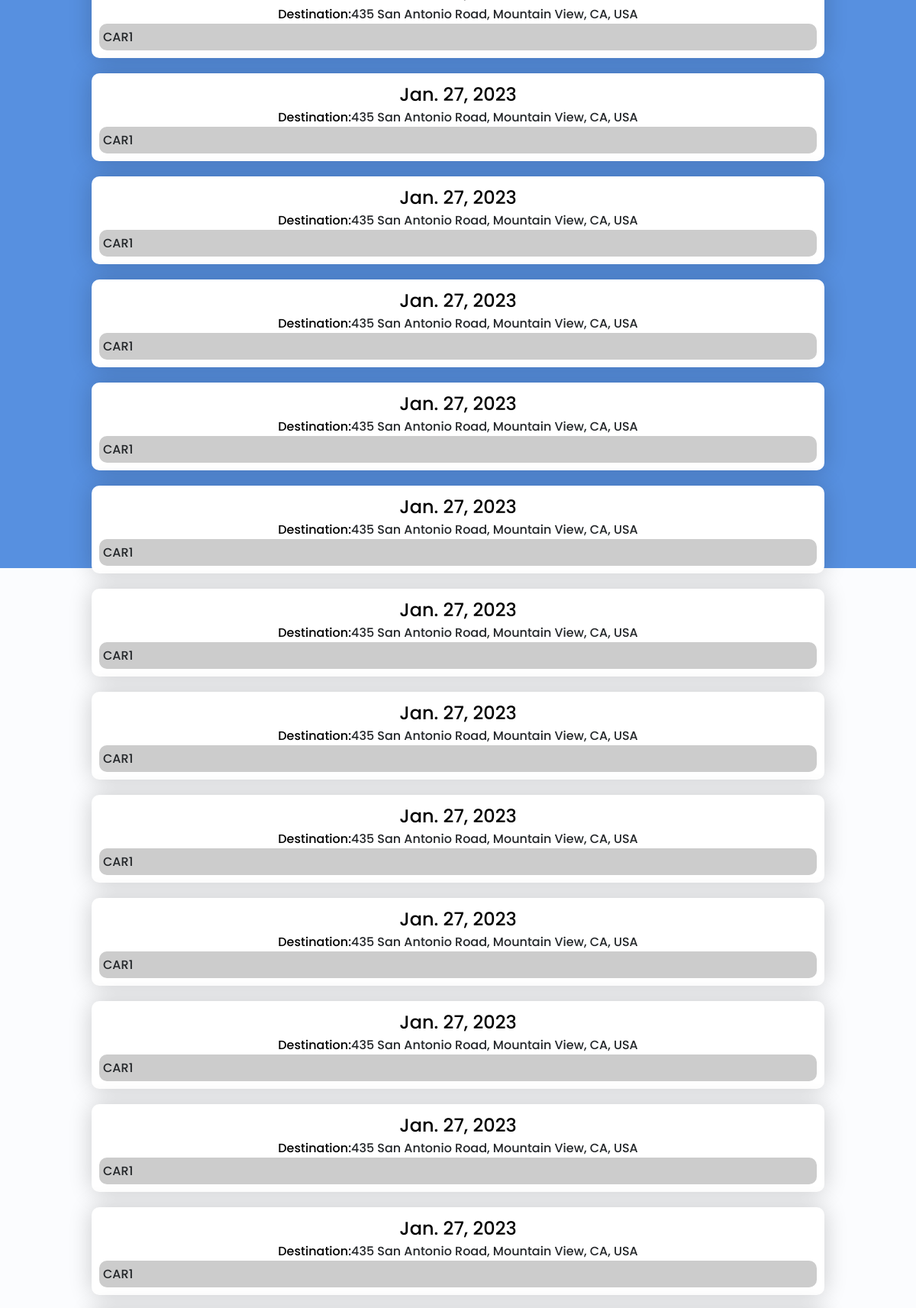
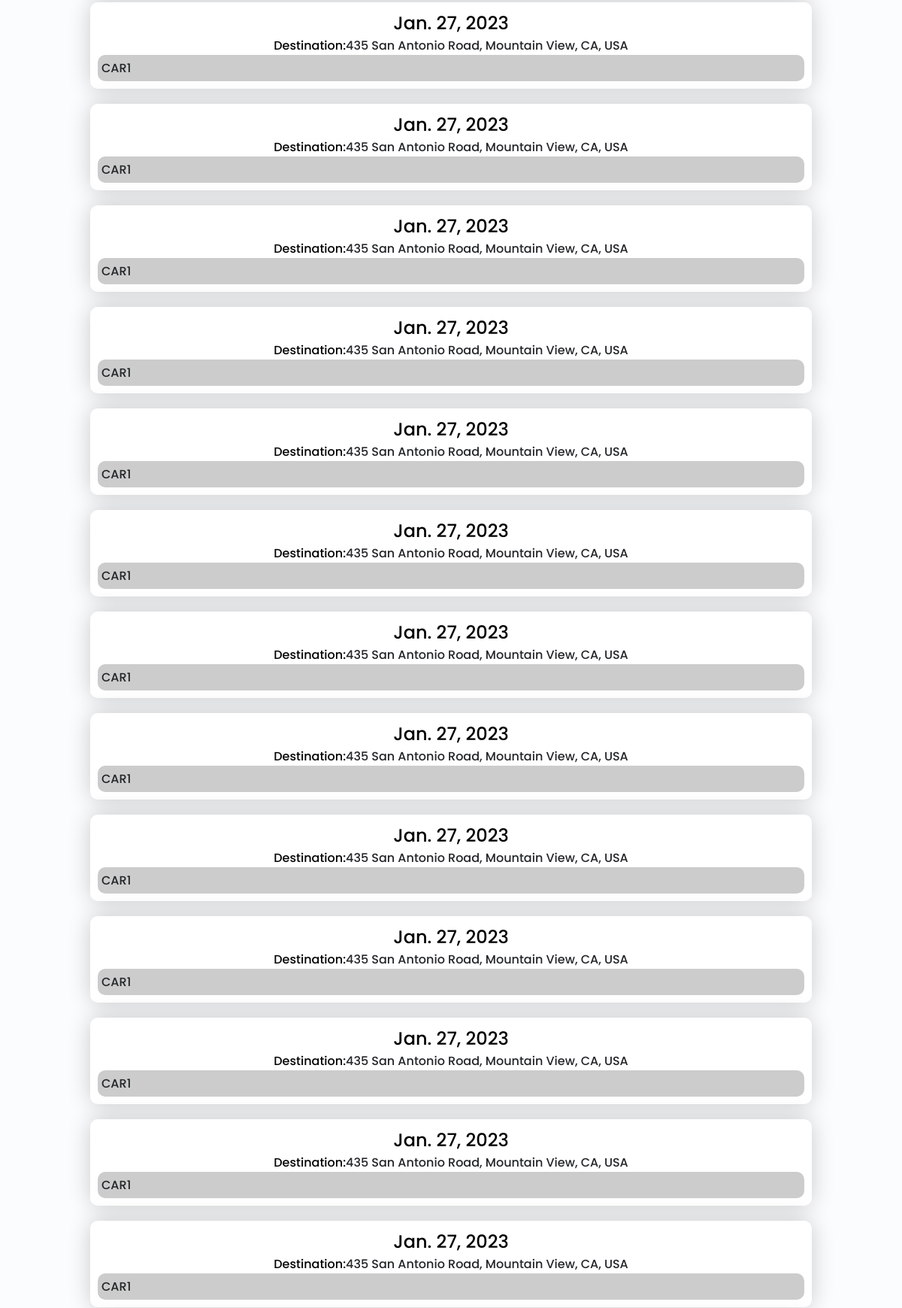
/userdetail/ (signed in, upper part), run on the app's committed database (2 pictures, top to bottom).
### home/models.py (models this page shows, shortened)
class Travel(models.Model):
    start = models.CharField(max_length=200)
    dest = models.CharField(max_length=200)
    start_date = models.DateField(default=timezone.now)
    arriv_date = models.DateField()
    start_time = models.TimeField(default=timezone.now)
    arriv_time = models.TimeField()
    car = models.ForeignKey(Vehicle, null=True, on_delete=models.SET_NULL)
    travelerNum = models.IntegerField()
    traveler = models.ForeignKey(User, on_delete=models.CASCADE)

class Vehicle(models.Model):
    name = models.CharField(max_length=200)
    passNum = models.IntegerField()
    lat = models.FloatField()
    lon = models.FloatField()
    availableStartDate = models.DateField()
    availableEndDate = models.DateField()
    cur_battery = models.IntegerField()
    max_battery = models.IntegerField()
    bedNum = models.IntegerField()
    fridge = models.BooleanField()
    mcwave = models.BooleanField()
    tv = models.BooleanField()
    booked = models.BooleanField()
    owner = models.ForeignKey(User, on_delete=models.CASCADE)

### accounts/views.py (the view)
# urls.py: path('userdetail/', accounts_views.userdetail, name="userdetail"),
def userdetail(request):
    travels = home_model.Travel.objects.filter(traveler__pk=request.user.id)
    return render(request, 'userdetail.html', {'travels': travels})

### accounts/templates/userdetail.html (shortened to what this page needs)
{% extends 'info.html' %}
{% load static %}
{% block content %}
<!DOCTYPE html>
<html lang="en">
<head>
    <link rel="stylesheet" href="https://unicons.iconscout.com/release/v4.0.0/css/line.css">
    <link rel="stylesheet" href="{% static 'css/userdetail.css' %}">
</head>
<body>
    <div class="cards">
        {% for travel in travels %}
        <div class="containers">
            <div class="info">
                <p class="start_date">
                    {{travel.start_date}}
                </p>
            </div>
            <div class="info">
                <p>
                    Destination:
                </p>
                <p>
                    <a href="" class="location">
                        {{travel.dest}}
                    </a>
                </p>
            </div>
            <div class="car">
                    <a href="{%url 'detail' travel.car.id %}">{{travel.car.name}}</a>
            </div>
        </div>
        {% endfor %}
    </div>
</body>
</html>
{% endblock %}

### static/css/userdetail.css (style rules this page uses)
:root { --header-height: 3rem; --hue-color: 215; --first-color: hsl(var(--hue-color), 69%, 61%); --first-color-second:hsl(var(--hue-color), 69%, 61%); --first-color-alt: hsl(var(--hue-color), 57%, 53%); --first-color-lighter: hsl(var(--hue-color), 92%, 85%); --title-color: hsl(var(--hue-color), 8%, 15%); --text-color: hsl(var(--hue-color), 8%, 45%); --text-color-light: hsl(var(--hue-color), 8%, 65%); --input-color: hsl(var(--hue-color), 70%, 96%); --body-color: hsl(var(--hue-color), 60%, 99%); --container-color: #FFF; --body-font: 'Poppins', sans-serif; --big-font-size: 2rem; --h1-font-size: 1.5rem; --h2-font-size: 1.25rem; --h3-font-size: 1.125rem; --normal-font-size: .938rem; --small-font-size: .813rem; --smaller-font-size: .75rem; --font-medium: 500; --font-semi-bold: 600; --mb-0-25: .25rem; --mb-0-5: .5rem; --mb-0-75: .75rem; --mb-1: 1rem; --mb-1-5: 1.5rem; --mb-2: 2rem; --mb-2-5: 2.5rem; --mb-3: 3rem; --z-tooltip: 10; --z-fixed: 100; --z-modal: 1000; --border-radius: 10px; --width-size: }
* { box-sizing: border-box; padding: 0; margin: 0; }
html { scroll-behavior: smooth; }
body { margin: 0; font-family: var(--body-font); font-size: var(--body-font-size); background-color: var(--body-color); color: var(--text-color); }
.car { border-radius: var(--border-radius); align-items: left; padding: 5px; background: #cccccc; }
.cards { background: var(--first-color); width: 100vw; height: 93vh; display: flex; flex-direction: column; justify-content: center; align-items: center; }
.containers { background: white; width: fit-content; position: relative; margin: 10px; padding: 10px; width: 80%; font: 500 1rem var(--body-font); box-shadow: 0 0 30px rgba(0, 0, 0, 0.2); border-radius: var(--border-radius); }
.start_date { font-size: var(--h1-font-size); }

### data on the page
Travel: dest "435 San Antonio Road, Mountain View, CA, USA", car.name "CAR1"
Travel: start_date "Jan. 27, 2023", dest "435 San Antonio Road, Mountain View, CA, USA", car.name "CAR1"
Travel: start_date "Jan. 27, 2023", dest "435 San Antonio Road, Mountain View, CA, USA", car.name "CAR1"
Travel: start_date "Jan. 27, 2023", dest "435 San Antonio Road, Mountain View, CA, USA", car.name "CAR1"
Travel: start_date "Jan. 27, 2023", dest "435 San Antonio Road, Mountain View, CA, USA", car.name "CAR1"
Travel: start_date "Jan. 27, 2023", dest "435 San Antonio Road, Mountain View, CA, USA", car.name "CAR1"
Travel: start_date "Jan. 27, 2023", dest "435 San Antonio Road, Mountain View, CA, USA", car.name "CAR1"
Travel: start_date "Jan. 27, 2023", dest "435 San Antonio Road, Mountain View, CA, USA", car.name "CAR1"
Travel: start_date "Jan. 27, 2023", dest "435 San Antonio Road, Mountain View, CA, USA", car.name "CAR1"
Travel: start_date "Jan. 27, 2023", dest "435 San Antonio Road, Mountain View, CA, USA", car.name "CAR1"
Travel: start_date "Jan. 27, 2023", dest "435 San Antonio Road, Mountain View, CA, USA", car.name "CAR1"
Travel: start_date "Jan. 27, 2023", dest "435 San Antonio Road, Mountain View, CA, USA", car.name "CAR1"
Travel: start_date "Jan. 27, 2023", dest "435 San Antonio Road, Mountain View, CA, USA", car.name "CAR1"
Travel: start_date "Jan. 27, 2023", dest "435 San Antonio Road, Mountain View, CA, USA", car.name "CAR1"
Travel: start_date "Jan. 27, 2023", dest "435 San Antonio Road, Mountain View, CA, USA", car.name "CAR1"
Travel: start_date "Jan. 27, 2023", dest "435 San Antonio Road, Mountain View, CA, USA", car.name "CAR1"
Travel: start_date "Jan. 27, 2023", dest "435 San Antonio Road, Mountain View, CA, USA", car.name "CAR1"
Travel: start_date "Jan. 27, 2023", dest "435 San Antonio Road, Mountain View, CA, USA", car.name "CAR1"
Travel: start_date "Jan. 27, 2023", dest "435 San Antonio Road, Mountain View, CA, USA", car.name "CAR1"
Travel: start_date "Jan. 27, 2023", dest "435 San Antonio Road, Mountain View, CA, USA", car.name "CAR1"
Travel: start_date "Jan. 27, 2023", dest "435 San Antonio Road, Mountain View, CA, USA", car.name "CAR1"
Travel: start_date "Jan. 27, 2023", dest "435 San Antonio Road, Mountain View, CA, USA", car.name "CAR1"
Travel: start_date "Jan. 27, 2023", dest "435 San Antonio Road, Mountain View, CA, USA", car.name "CAR1"
Travel: start_date "Jan. 27, 2023", dest "435 San Antonio Road, Mountain View, CA, USA", car.name "CAR1"
Travel: start_date "Jan. 27, 2023", dest "435 San Antonio Road, Mountain View, CA, USA", car.name "CAR1"
Travel: start_date "Jan. 27, 2023", dest "435 San Antonio Road, Mountain View, CA, USA", car.name "CAR1"
